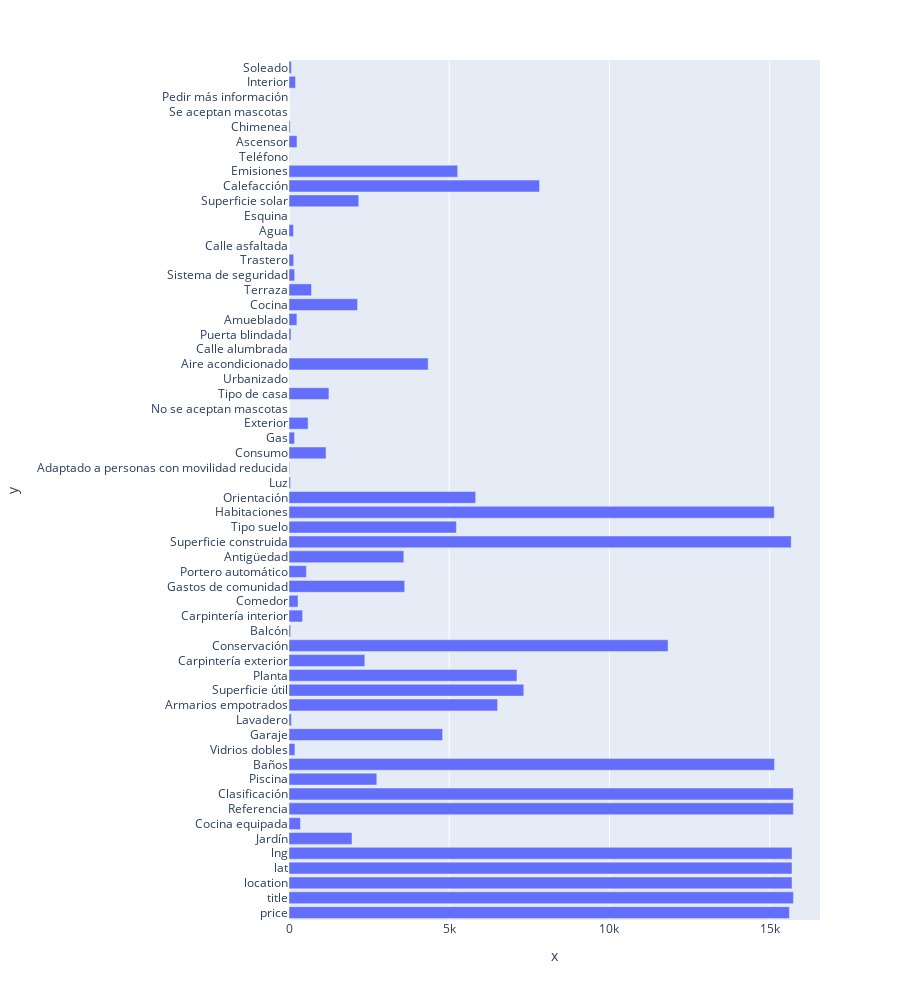

Notebook code for this chart:
### Markdown cell above
# NP.NAN

### Code cell
fig = px.bar([df_[x].dropna().count() for x in df_.columns], y = df_.columns, x = [df_[x].dropna().count() for x in df_.columns])

fig.update_layout(height = 1000)

### Figure 1 — Plotly figure (JSON) as saved in the notebook; plotly's stock layout.template omitted (floating-point values rounded to 4 significant figures)
{"data": [{"alignmentgroup": "True", "hovertemplate": "x=%{x}<br>y=%{y}<extra></extra>", "legendgroup": "", "marker": {"color": "#636efa", "pattern": {"shape": ""}}, "name": "", "offsetgroup": "", "orientation": "h", "showlegend": false, "textposition": "auto", "type": "bar", "x": [15616, 15742, 15697, 15697, 15697, 1966, 358, 15740, 15739, 2740, 15152, 185, 4794, 74, 6511, 7327, 7114, 2366, 11829, 51, 425, 281, 3610, 542, 3583, 15672, 5224, 15145, 5825, 48, 20, 1155, 172, 596, 0, 1246, 8, 4343, 3, 61, 246, 2139, 702, 177, 147, 1, 140, 0, 2177, 7819, 5264, 7, 249, 38, 0, 0, 204, 75], "xaxis": "x", "y": ["price", "title", "location", "lat", "lng", "Jardín", "Cocina equipada", "Referencia", "Clasificación", "Piscina", "Baños", "Vidrios dobles", "Garaje", "Lavadero", "Armarios empotrados", "Superficie útil", "Planta", "Carpintería exterior", "Conservación", "Balcón", "Carpintería interior", "Comedor", "Gastos de comunidad", "Portero automático", "Antigüedad", "Superficie construida", "Tipo suelo", "Habitaciones", "Orientación", "Luz", "Adaptado a personas con movilidad reducida", "Consumo", "Gas", "Exterior", "No se aceptan mascotas", "Tipo de casa", "Urbanizado", "Aire acondicionado", "Calle alumbrada", "Puerta blindada", "Amueblado", "Cocina", "Terraza", "Sistema de seguridad", "Trastero", "Calle asfaltada", "Agua", "Esquina", "Superficie solar", "Calefacción", "Emisiones", "Teléfono", "Ascensor", "Chimenea", "Se aceptan mascotas", "Pedir más información", "Interior", "Soleado"], "yaxis": "y"}], "layout": {"barmode": "relative", "height": 1000, "legend": {"tracegroupgap": 0}, "margin": {"t": 60}, "xaxis": {"anchor": "y", "domain": [0, 1], "title": {"text": "x"}}, "yaxis": {"anchor": "x", "domain": [0, 1], "title": {"text": "y"}}}}
